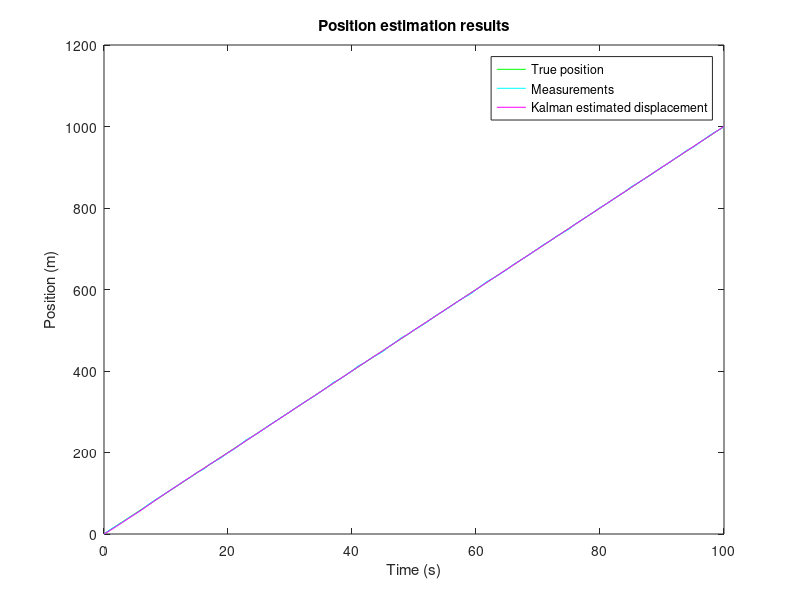
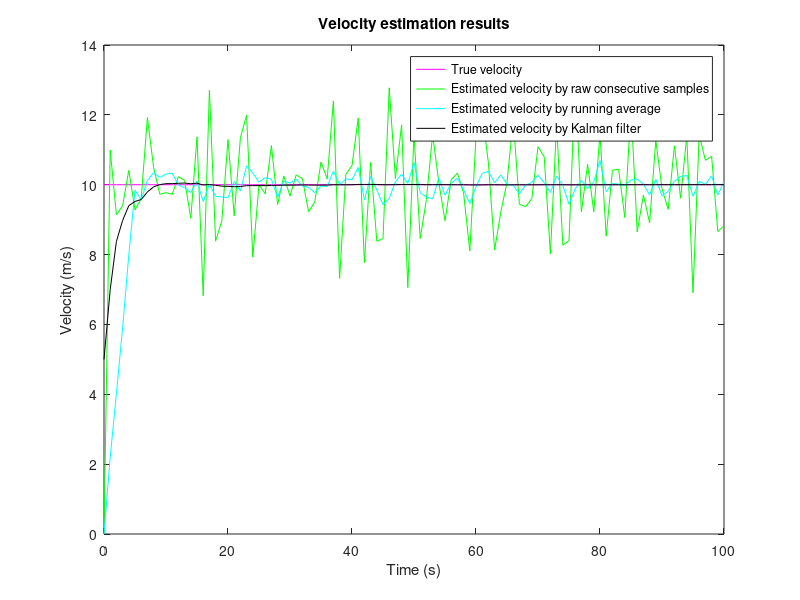
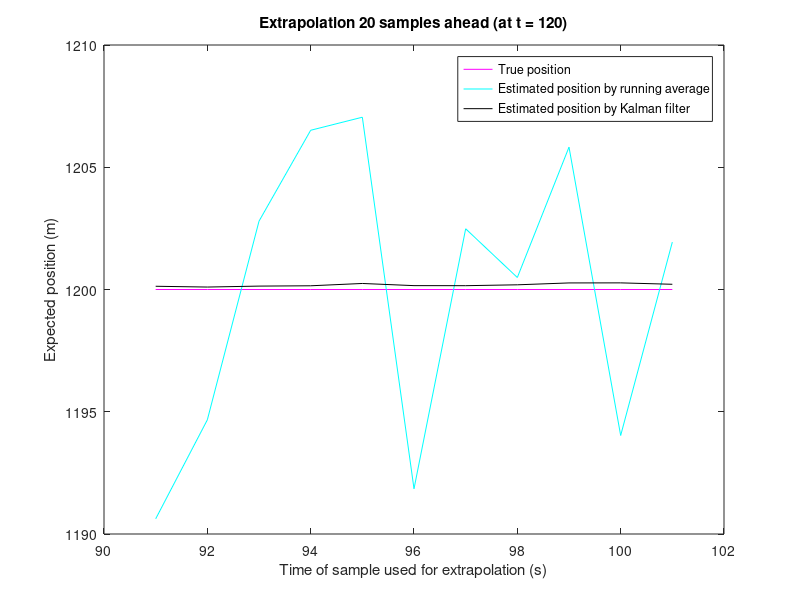

The MATLAB source for these figures, in order:
%%%%%%%%%%%%%%%%%%%%%%%%%%%%%%%%%%%%
% Kalman filter intuitive tutorial %
% (c) Alex Blekhman, (end of) 2006 %
% Contact: ablekhman at gmail.com  %
%%%%%%%%%%%%%%%%%%%%%%%%%%%%%%%%%%%%

%%%%%%%%%%%%%%%%%%%%%%%%%%%%%%%%%%%%%%%%%%%%%%%%%%%%%%%%%%%%%%%%%%%%%%%%%%%
% The problem: Predict the position and velocity of a moving train 2 seconds ahead,
% having noisy measurements of its positions along the previous 10 seconds (10 samples a second). 

% Ground truth: The train is initially located at the point x = 0 and moves
% along the X axis with constant velocity V = 10m/sec, so the motion equation of the train is X =
% X0 + V*t. Easy to see that the position of the train after 12 seconds
% will be x = 120m, and this is what we will try to find.

% Approach: We measure (sample) the position of the train every dt = 0.1 seconds. But,
% because of imperfect apparature, weather etc., our measurements are
% noisy, so the instantaneous velocity, derived from 2 consecutive position
% measurements (remember, we measure only position) is innacurate. We will
% use Kalman filter as we need an accurate and smooth estimate for the velocity in
% order to predict train's position in the future.

% We assume that the measurement noise is normally distributed, with mean 0 and
% standard deviation SIGMA
%%%%%%%%%%%%%%%%%%%%%%%%%%%%%%%%%%%%%%%%%%%%%%%%%%%%%%%%%%%%%%%%%%%%%%%%%%%
  
clear
close all
clear all
%%%%%%%%%%%%%%%%%%%%%%%%%%%%%%%%%%%%%%%%
%%% Ground truth %%%%%%%%%%%%%%%%%%%%%%%
%%%%%%%%%%%%%%%%%%%%%%%%%%%%%%%%%%%%%%%%

% Set true trajectory 
Nsamples=100;
dt = 1;
t=0:dt:dt*Nsamples;
Vtrue = 10;

% Xtrue is a vector of true positions of the train 
Xinitial = 0;
Xtrue = Xinitial + Vtrue * t;

%%%%%%%%%%%%%%%%%%%%%%%%%%%%%%%%%%%%%%%%
%%% Motion equations %%%%%%%%%%%%%%%%%%%
%%%%%%%%%%%%%%%%%%%%%%%%%%%%%%%%%%%%%%%%

% Previous state (initial guess): Our guess is that the train starts at 0 with velocity
% that equals to 50% of the real velocity

%%% since latitude and longgitude are uncorrelated to each ohter kf can be
%%% performed for x alone and y alone 
%%% change this lati 1
%%% velocity to be velocity 1
Xk_prev = [0; 
    .5*Vtrue];

% Current state estimate
Xk=[];

% Motion equation: Xk = Phi*Xk_prev + Noise, that is Xk(n) = Xk(n-1) + Vk(n-1) * dt
% Of course, V is not measured, but it is estimated
% Phi represents the dynamics of the system: it is the motion equation
% use phi as it is but dt is a 1 second
dt =1
Phi = [1 dt;
       0  1];

% The error matrix (or the confidence matrix): P states whether we should 
% give more weight to the new measurement or to the model estimate 
sigma_model = 1;
% P = sigma^2*G*G';
P = [sigma_model^2             0;
                 0 sigma_model^2];

% Q is the process noise covariance. It represents the amount of
% uncertainty in the model. In our case, we arbitrarily assume that the model is perfect (no
% acceleration allowed for the train, or in other words - any acceleration is considered to be a noise)
Q = [0 0;
     0 0];

% M is the measurement matrix. 
% We measure X, so M(1) = 1
% We do not measure V, so M(2)= 0
M = [1 0];

% M =[1 0;0 1];

% R is the measurement noise covariance. Generally R and sigma_meas can
% vary between samples. 
sigma_meas = 1; % 1 m/sec

R = sigma_meas^2;

%R =[3 0;0 sqrt(3)]

%poss_error = data(i,3) ;
%vel_error  = data(i,3) ;
% R =[ 0;0 1];

%%%%%%%%%%%%%%%%%%%%%%%%%%%%%%%%%%%%%%%%
%%% Kalman iteration %%%%%%%%%%%%%%%%%%%
%%%%%%%%%%%%%%%%%%%%%%%%%%%%%%%%%%%%%%%%

% Buffers for later display
Xk_buffer = zeros(2,Nsamples+1);
Xk_buffer(:,1) = Xk_prev;
Z_buffer = zeros(1,Nsamples+1);


%%% Z  is the measurement vector 

for k=1:Nsamples
    
    % Z is the measurement vector. In our
    % case, Z = TrueData + RandomGaussianNoise
    Z = Xtrue(k+1)+sigma_meas*randn;
    Z_buffer(k+1) = Z;    %%i won't need it 
    
    
    % Kalman iteration
    P1 = Phi*P*Phi' + Q;
    S = M*P1*M' + R;
    
    % K is Kalman gain. If K is large, more weight goes to the measurement.
    % If K is low, more weight goes to the model prediction.
    K = P1*M'*inv(S);
    P = P1 - K*M*P1;
    
    Xk = Phi*Xk_prev + K*(Z-M*Phi*Xk_prev);
    Xk_buffer(:,k+1) = Xk;
    
    % For the next iteration
    Xk_prev = Xk; 
end;

%%%%%%%%%%%%%%%%%%%%%%%%%%%%%%%%%%%%%%%%
%%% Plot resulting graphs %%%%%%%%%%%%%%
%%%%%%%%%%%%%%%%%%%%%%%%%%%%%%%%%%%%%%%%

%%%%%%%%%%%%%%%%%%%%%%%%%%%%%%%%%%%%%%%%
%%% Position analysis %%%%%%%%%%%%%%%%%%
%%%%%%%%%%%%%%%%%%%%%%%%%%%%%%%%%%%%%%%%

figure;
plot(t,Xtrue,'g');
hold on;
plot(t,Z_buffer,'c');
plot(t,Xk_buffer(1,:),'m');
title('Position estimation results');
xlabel('Time (s)');
ylabel('Position (m)');
legend('True position','Measurements','Kalman estimated displacement');

%%%%%%%%%%%%%%%%%%%%%%%%%%%%%%%%%%%%%%%%
%%% Velocity analysis %%%%%%%%%%%%%%%%%%
%%%%%%%%%%%%%%%%%%%%%%%%%%%%%%%%%%%%%%%%

% The instantaneous velocity as derived from 2 consecutive position
% measurements
InstantaneousVelocity = [0 (Z_buffer(2:Nsamples+1)-Z_buffer(1:Nsamples))/dt];

% The instantaneous velocity as derived from running average with a window
% of 5 samples from instantaneous velocity
WindowSize = 5;
InstantaneousVelocityRunningAverage = filter(ones(1,WindowSize)/WindowSize,1,InstantaneousVelocity);

figure;
plot(t,ones(size(t))*Vtrue,'m');
hold on;
plot(t,InstantaneousVelocity,'g');
plot(t,InstantaneousVelocityRunningAverage,'c');
plot(t,Xk_buffer(2,:),'k');
title('Velocity estimation results');
xlabel('Time (s)');
ylabel('Velocity (m/s)');
legend('True velocity','Estimated velocity by raw consecutive samples','Estimated velocity by running average','Estimated velocity by Kalman filter');

%%%%%%%%%%%%%%%%%%%%%%%%%%%%%%%%%%%%%%%%
%%% Extrapolation 20 samples ahead %%%%%
%%%%%%%%%%%%%%%%%%%%%%%%%%%%%%%%%%%%%%%%

SamplesIntoTheFuture = 20;
Nlast = 10; % samples

% We take the last Nlast = 10 samples, and for each of these samples we try to see what would be the
% estimated position of the train at sample number Nsamples + SamplesIntoTheFuture
% if we took the position and the velocity that was known at that sample

TruePositionInTheFuture = Xinitial + (Nsamples + SamplesIntoTheFuture) * Vtrue * dt;

ProjectedPositionByRunningAverage = Xk_buffer(1,(Nsamples+1-Nlast):(Nsamples+1)) + ...
    ((SamplesIntoTheFuture+Nlast):-1:SamplesIntoTheFuture) .* dt .* InstantaneousVelocityRunningAverage((Nsamples+1-Nlast):(Nsamples+1));

ProjectedPositionByKalmanFilter = Xk_buffer(1,(Nsamples+1-Nlast):(Nsamples+1)) + ...
    ((SamplesIntoTheFuture+Nlast):-1:SamplesIntoTheFuture) .* dt .* Xk_buffer(2,(Nsamples+1-Nlast):(Nsamples+1));

figure;
plot(((Nsamples+1-Nlast):(Nsamples+1))*dt,ones(size(1:11))*TruePositionInTheFuture,'m');
hold on;
plot(((Nsamples+1-Nlast):(Nsamples+1))*dt,ProjectedPositionByRunningAverage,'c');
plot(((Nsamples+1-Nlast):(Nsamples+1))*dt,ProjectedPositionByKalmanFilter,'k');
title(['Extrapolation 20 samples ahead (at t = ' num2str((Nsamples + SamplesIntoTheFuture) * dt) ')']);
xlabel('Time of sample used for extrapolation (s)');
ylabel('Expected position (m)');
legend('True position','Estimated position by running average','Estimated position by Kalman filter');

% Note: In this example, we might have increased WindowSize to smoothen
% InstantaneousVelocityRunningAverage. But, as in real conditions the
% velocity of the tracked object is not constant, this will lead to poor
% results in the general case.

% Note: K is a measure of the convergence of the filter, so are P(1,1) and
% P(2,2). When the model is good and the data is consistent with the model,
% these should converge to 0.

